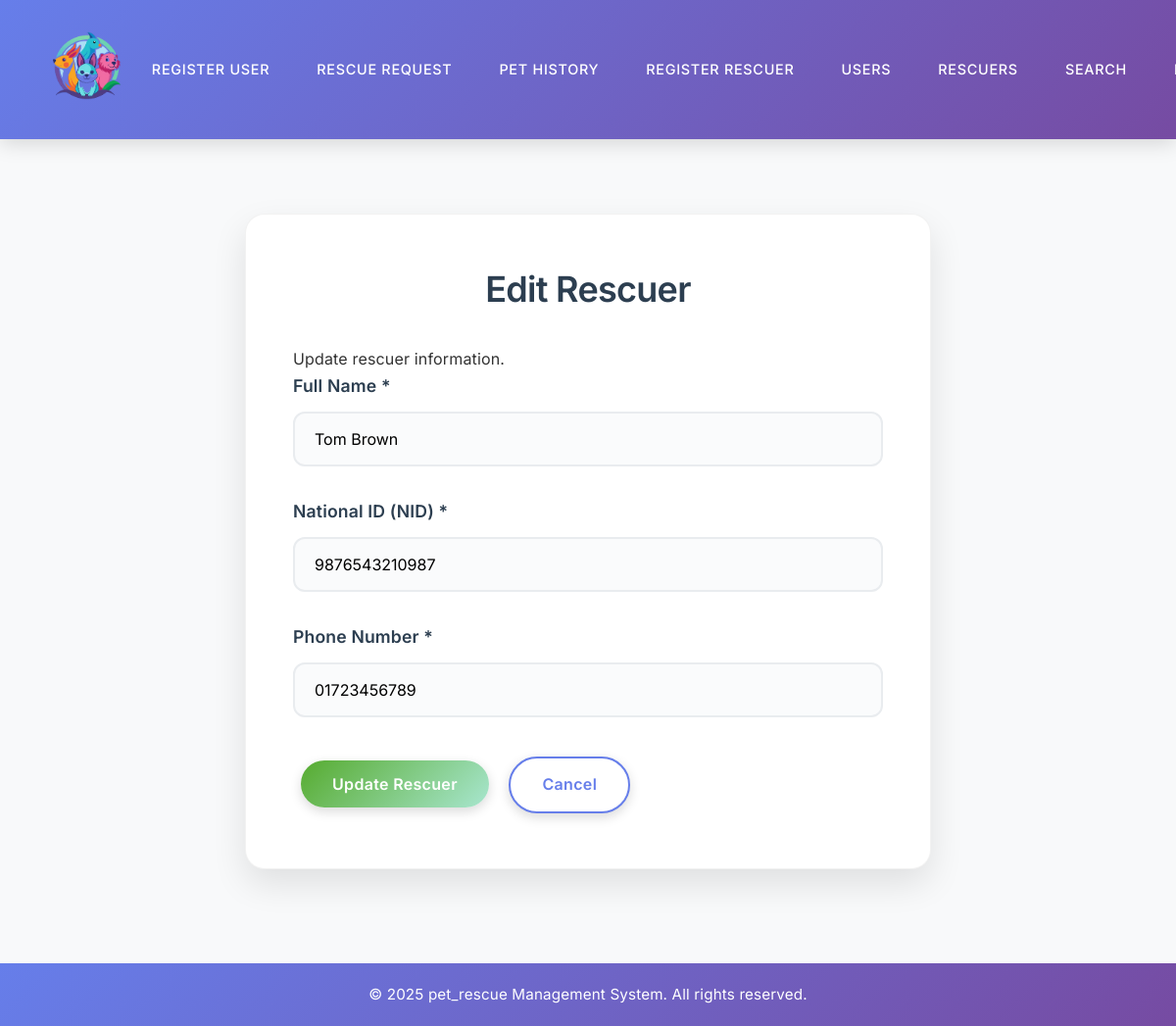
Page /edit-rescuer.php?id=2 on the committed database.
### tables this page shows
CREATE TABLE rescuers (
    id INT AUTO_INCREMENT PRIMARY KEY,
    name VARCHAR(100) NOT NULL,
    nid VARCHAR(50) NOT NULL,
    phone VARCHAR(20) NOT NULL,
    created_at DATETIME DEFAULT CURRENT_TIMESTAMP,
    updated_at DATETIME DEFAULT CURRENT_TIMESTAMP ON UPDATE CURRENT_TIMESTAMP,
    INDEX idx_nid (nid),
    INDEX idx_phone (phone)
);

### edit-rescuer.php (the view, shortened to what this page needs)
<?php
$rescuer_id = intval($_GET['id'] ?? 0);
try {
    $pdo = getDB();
    $stmt = $pdo->prepare("SELECT * FROM rescuers WHERE id = ?");
    $stmt->execute([$rescuer_id]);
    $rescuer = $stmt->fetch();
} catch (Exception $e) {
    $error_message = "Error fetching rescuer details: " . $e->getMessage();
}
include 'includes/header.php';
?>
<div class="form-container">
    <h2>Edit Rescuer</h2>
    <p>Update rescuer information.</p>
    <form action="api/update-rescuer.php" method="POST" data-ajax="true">
        <div class="form-group">
            <label for="name" class="form-label">Full Name *</label>
            <input type="text" id="name" name="name" class="form-control"
                   value="<?php echo htmlspecialchars($rescuer['name']); ?>" required>
        </div>
        <div class="form-group">
            <label for="nid" class="form-label">National ID (NID) *</label>
            <input type="text" id="nid" name="nid" class="form-control"
                   value="<?php echo htmlspecialchars($rescuer['nid']); ?>" required>
        </div>
        <div class="form-group">
            <label for="phone" class="form-label">Phone Number *</label>
            <input type="tel" id="phone" name="phone" class="form-control"
                   value="<?php echo htmlspecialchars($rescuer['phone']); ?>" required>
        </div>
        <button type="submit" class="btn btn-success">Update Rescuer</button>
        <a href="rescuers.php" class="btn btn-secondary">Cancel</a>
    </form>
</div>
<?php include 'includes/footer.php'; ?>

### css/styles.css (style rules this page uses)
* { margin: 0; padding: 0; box-sizing: border-box; }
body { font-family: 'Inter', -apple-system, BlinkMacSystemFont, 'Segoe UI', Roboto, Oxygen, Ubuntu, Cantarell, sans-serif; font-weight: 400; line-height: 1.6; color: #333; background-color: #f8f9fa; margin-top: 80px; padding-top: 90px; letter-spacing: 0.01em; }
h1, h2, h3, h4, h5, h6 { color: #2c3e50; margin-bottom: 1.5rem; font-weight: 600; letter-spacing: -0.02em; text-align: center; }
h2 { font-size: 2.25rem; font-weight: 600; margin-bottom: 1.75rem; }
p, li, td, th { font-weight: 400; line-height: 1.7; }
.btn { display: inline-block; padding: 14px 32px; border: none; border-radius: 30px; text-decoration: none; font-weight: 600; font-size: 1rem; transition: all 0.3s ease; cursor: pointer; font-family: 'Inter', sans-serif; letter-spacing: 0.02em; margin: 0.5rem; box-shadow: 0 4px 12px rgba(0,0,0,0.15); }
.btn-secondary { background: white; color: #667eea; border: 2px solid #667eea; }
.btn-success { background: linear-gradient(135deg, #56ab2f 0%, #a8e6cf 100%); color: white; }
.form-container { background: white; padding: 3rem; border-radius: 20px; box-shadow: 0 15px 35px rgba(0,0,0,0.1); max-width: 700px; margin: 0 auto 3rem auto; border: 1px solid rgba(0,0,0,0.05); }
.form-group { margin-bottom: 2rem; }
.form-label { display: block; margin-bottom: 0.75rem; font-weight: 600; color: #2c3e50; font-size: 1.1rem; text-align: left; }
.form-control { width: 100%; padding: 16px 20px; border: 2px solid #e9ecef; border-radius: 12px; font-size: 1rem; font-family: 'Inter', sans-serif; transition: all 0.3s ease; background-color: #fafbfc; }

### rows in the picture
rescuers: name "Tom Brown", nid "9876543210987", phone "01723456789"
